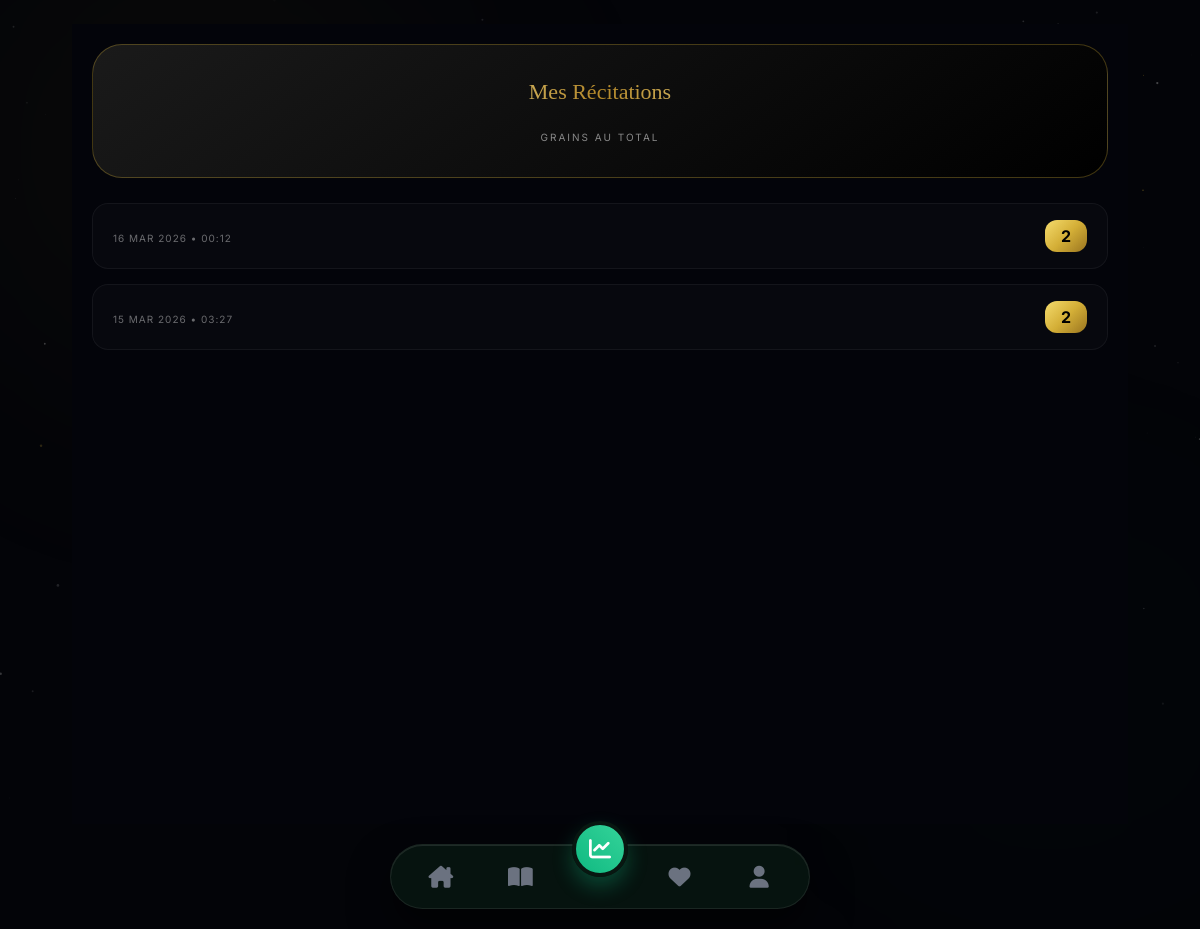
The app's page /historique/zikr/ (signed in), older data.
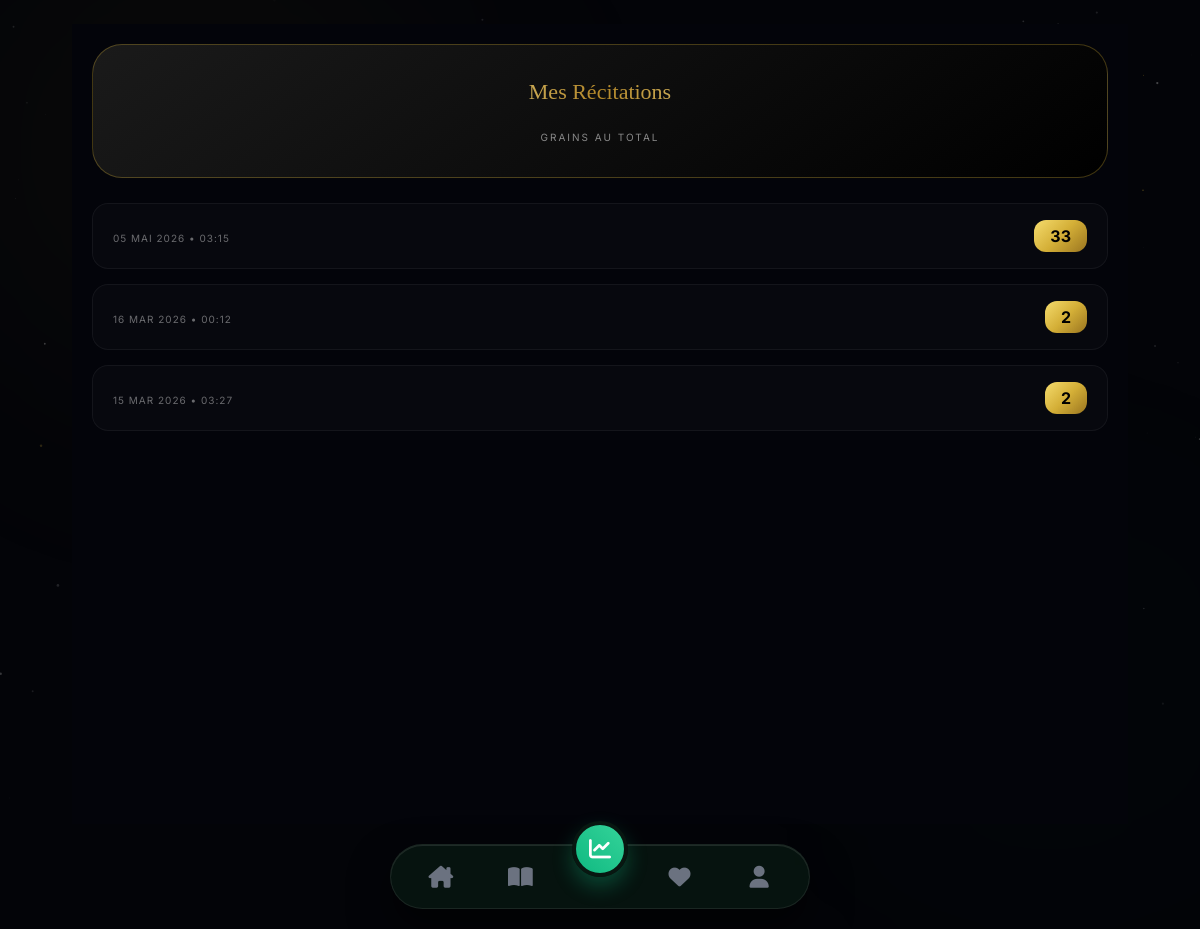
The same page, newer data.
### bibliotheque/models.py (models this page shows)
class HistoriqueZikr(models.Model):
    user = models.ForeignKey(User, on_delete=models.CASCADE)
    zikr = models.ForeignKey(Zikr, on_delete=models.CASCADE)
    nombre_total = models.PositiveIntegerField()
    date_seance = models.DateTimeField(auto_now_add=True)

### bibliotheque/views.py (the view)
# urls.py: path('historique/zikr/', views.voir_historique_zikr, name='voir_historique_zikr'),
@login_required
def voir_historique_zikr(request):
    historique = HistoriqueZikr.objects.filter(user=request.user).order_by('-date_seance')
    return render(request, 'bibliotheque/historique_zikr.html', {'historique': historique})

### bibliotheque/templates/bibliotheque/historique_zikr.html (shortened to what this page needs)
{% extends "bibliotheque/index.html" %}
{% block content %}
<div class="zikr-hist-container" style="padding: 20px; background: #03040a; min-height: 100vh; color: white;">
    <div style="text-align: center; padding: 30px 15px; background: linear-gradient(145deg, #1a1a1a, #000); border-radius: 30px; border: 1px solid rgba(212,175,55,0.3); margin-bottom: 25px;">
        <h2 class="gold-grad" style="font-family: serif; font-size: 22px; margin: 0;">Mes Récitations</h2>
        <div style="margin-top: 15px;">
            <span style="font-size: 10px; text-transform: uppercase; color: #888; letter-spacing: 2px;">Grains au total</span>
        </div>
    </div>
    <div class="list-wrapper">
        {% for item in historique %}
        <div style="background: rgba(255,255,255,0.02); border-left: 2px solid #D4AF37; border-radius: 16px; padding: 20px; margin-bottom: 15px; display: flex; justify-content: space-between; align-items: center; border: 1px solid rgba(255,255,255,0.05);"
             data-aos="fade-up" data-aos-delay="{{ forloop.counter0 }}50">
            <div>
                <p style="margin: 5px 0 0; font-size: 10px; color: rgba(255,255,255,0.4); text-transform: uppercase; letter-spacing: 1px;">{{ item.date_seance|date:"d M Y • H:i" }}</p>
            </div>
            <div style="text-align: right;">
                <span class="gold-bg" style="padding: 6px 16px; border-radius: 12px; font-weight: bold; font-size: 16px; color: black;">
                    {{ item.nombre_total }}
                </span>
            </div>
        </div>
        {% empty %}
        <div style="text-align: center; padding: 50px; opacity: 0.3;">
            <i class="fa-solid fa-dharmachakra fa-3x"></i>
            <p style="margin-top: 15px;">Aucune séance enregistrée</p>
        </div>
        {% endfor %}
    </div>
</div>
{% endblock %}

Row changes from the older to the newer data that the page shows:
added HistoriqueZikr: date_seance "05 MAI 2026 • 03:15", nombre_total "33"
